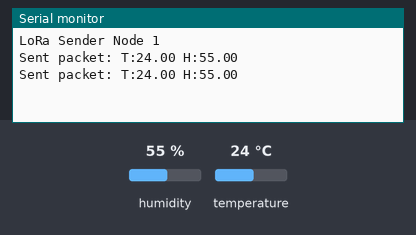
Recording of a sketch running on a simulated Arduino Uno, built with avr-gcc and run on an emulated ATmega328P. Shown: the last lines printed to the serial monitor. The test bench sets the inputs (shaded band); at power-on: humidity 55 %, temperature 24 °C. No radio packets arrive unless stated.

Above: at 5.9 s.
6.0 s: humidity set to 22 %
At 11.1 s:
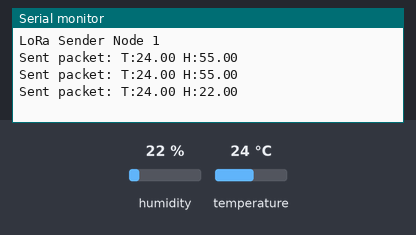
12.1 s: temperature set to 12 °C
At 16.8 s:
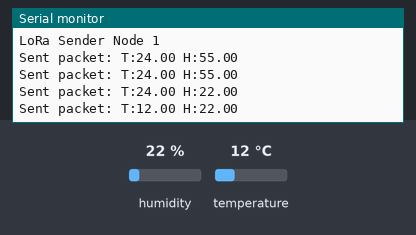
18.2 s: humidity set to 40 %
At 21.2 s:
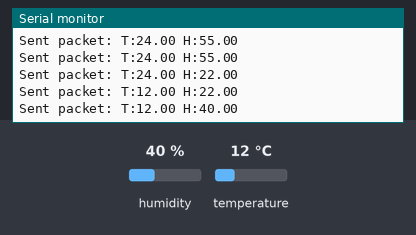
Timing chart, 0 to 22.7 s (numbered marks = the images above; inputs shaded):
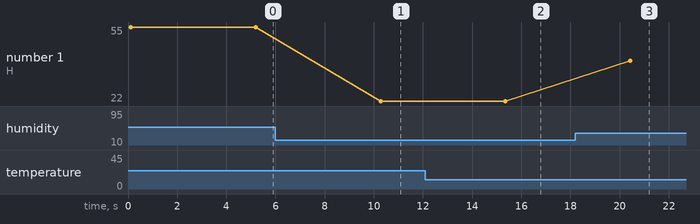

The sketch:

dht11.ino
```cpp
#include <SPI.h>
#include <LoRa.h>
#include <DHT.h>

#define SS 16
#define RST 14
#define DIO0 26
#define DHTPIN 4
#define DHTTYPE DHT11

DHT dht(DHTPIN, DHTTYPE);

byte LocalAddress = 0x02;  // Address of this device (Sensor Node 1)
byte Destination = 0x01;   // Destination address (Master Node)

void setup() {
  Serial.begin(9600);
  while (!Serial);

  Serial.println("LoRa Sender Node 1");
  dht.begin();

  LoRa.setPins(SS, RST, DIO0);
  if (!LoRa.begin(915E6)) {
    Serial.println("Starting LoRa failed!");
    while (1);
  }
}

void loop() {
  float h = dht.readHumidity();
  float t = dht.readTemperature();

  if (isnan(h) || isnan(t)) {
    Serial.println("Failed to read from DHT sensor!");
    return;
  }

  String message = "T:" + String(t) + " H:" + String(h);

  LoRa.beginPacket();
  LoRa.write(Destination);
  LoRa.write(LocalAddress);
  LoRa.write(message.length());
  LoRa.print(message);
  LoRa.endPacket();

  Serial.print("Sent packet: ");
  Serial.println(message);

  delay(5000);
}
```

Measured:
- after the input at 6.0 s, the serial monitor: prints a new line after 4.3 s (image 1)
- after the input at 12.1 s, the serial monitor: prints a new line after 3.3 s (image 2)
- after the input at 18.2 s, the serial monitor: prints a new line after 2.2 s (image 3)
- plotted number 1: 55 → 22 after the input at 6.0 s, 22 → 40 after the input at 18.2 s
